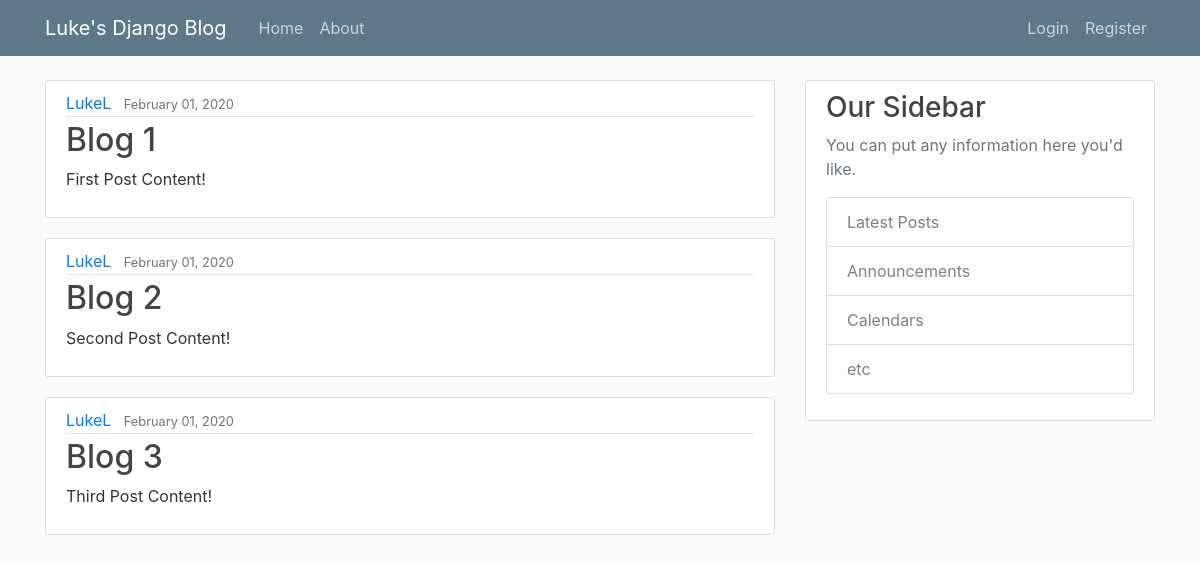
The app's page /, older data.
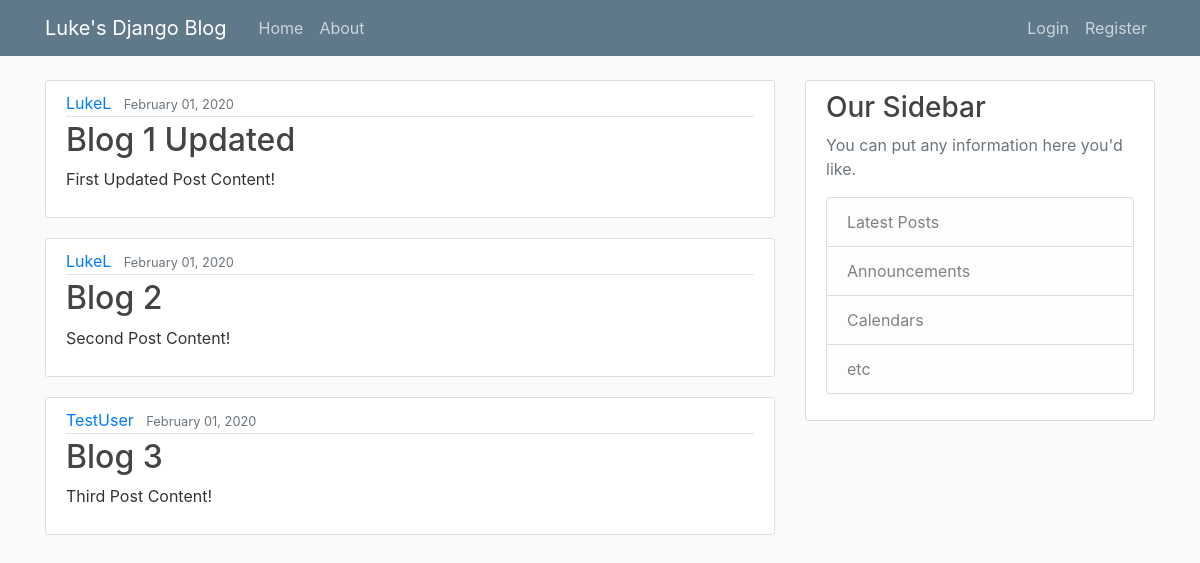
The same page, newer data.
### blog/models.py (models this page shows, shortened)
class Post(models.Model): # inheritence from models
	title = models.CharField(max_length=100)
	content = models.TextField() # Text field is unrestricted text
	date_posted = models.DateTimeField(default=timezone.now) # pass in actual function as defualt value
	author = models.ForeignKey(User, on_delete=models.CASCADE) # If user deleted, then we will delete post as well.

### blog/views.py (the view)
# urls.py: path('', views.home, name='blog-home'), # Path for home route
def home(request):
	context = { # Dictionary
		'posts': Post.objects.all() #
	}
	return render(request, 'blog/home.html', context)

### blog/templates/blog/home.html
{% extends "blog/base.html" %}
{% block content %}
{% for post in posts %}
	<article class="media content-section">
	  <div class="media-body">
	    <div class="article-metadata">
	      <a class="mr-2" href="#">{{ post.author }}</a>
	      <small class="text-muted">{{ post.date_posted|date:"F d, Y" }}</small>
	    </div>
	    <h2><a class="article-title" href="#">{{ post.title }}</a></h2>
	    <p class="article-content">{{ post.content }}</p>
	  </div>
	</article>
{% endfor %}
{% endblock content %}

### blog/templates/blog/base.html (shortened to what this page needs)
{% load static %}
<!DOCTYPE html>
<html>
<head>
    <link rel="stylesheet" href="https://stackpath.bootstrapcdn.com/bootstrap/4.4.1/css/bootstrap.min.css">
    <link rel="stylesheet" type="text/css" href="{% static 'blog/main.css' %}">
</head>
<body>
	<header class="site-header">
	  <nav class="navbar navbar-expand-md navbar-dark bg-steel fixed-top">
	    <div class="container">
	      <a class="navbar-brand mr-4" href="/">Luke's Django Blog</a>
	      <div class="collapse navbar-collapse" id="navbarToggle">
	        <div class="navbar-nav mr-auto">
	          <a class="nav-item nav-link" href="{% url 'blog-home' %}">Home</a>
	          <a class="nav-item nav-link" href="{% url 'blog-about' %}">About</a>
	        </div>
	        <div class="navbar-nav">
	        	{% if user.is_authenticated %}
	        	  <a class="nav-item nav-link" href="{% url 'profile' %}">Profile</a>
	        	  <a class="nav-item nav-link" href="{% url 'logout' %}">Logout</a>
	        	{% else %}
		          <a class="nav-item nav-link" href="{% url 'login' %}">Login</a>
		          <a class="nav-item nav-link" href="{% url 'register' %}">Register</a>
		        {% endif %}
	        </div>
	      </div>
	    </div>
	  </nav>
	</header>
	<main role="main" class="container">
	  <div class="row">
	    <div class="col-md-8">
	      {% block content %}{% endblock %}
	    </div>
	    <div class="col-md-4">
	      <div class="content-section">
	        <h3>Our Sidebar</h3>
	        <p class='text-muted'>You can put any information here you'd like.
	          <ul class="list-group">
	            <li class="list-group-item list-group-item-light">Latest Posts</li>
	            <li class="list-group-item list-group-item-light">Announcements</li>
	            <li class="list-group-item list-group-item-light">Calendars</li>
	            <li class="list-group-item list-group-item-light">etc</li>
	          </ul>
	        </p>
	      </div>
	    </div>
	  </div>
	</main>
</body>
</html>

### blog/static/blog/main.css (style rules this page uses)
body { background: #fafafa; color: #333333; margin-top: 5rem; }
h1, h2, h3, h4, h5, h6 { color: #444444; }
ul { margin: 0; }
.bg-steel { background-color: #5f788a; }
.site-header .navbar-nav .nav-link { color: #cbd5db; }
.content-section { background: #ffffff; padding: 10px 20px; border: 1px solid #dddddd; border-radius: 3px; margin-bottom: 20px; }
.article-title { color: #444444; }
.article-content { white-space: pre-line; }
.article-metadata { padding-bottom: 1px; margin-bottom: 4px; border-bottom: 1px solid #e3e3e3 }

Row changes from the older to the newer data that the page shows:
changed Post: title "Blog 1" → "Blog 1 Updated"; content "First Post Content!" → "First Updated Post Content!"
changed Post "Blog 3": author "LukeL" → "TestUser"
